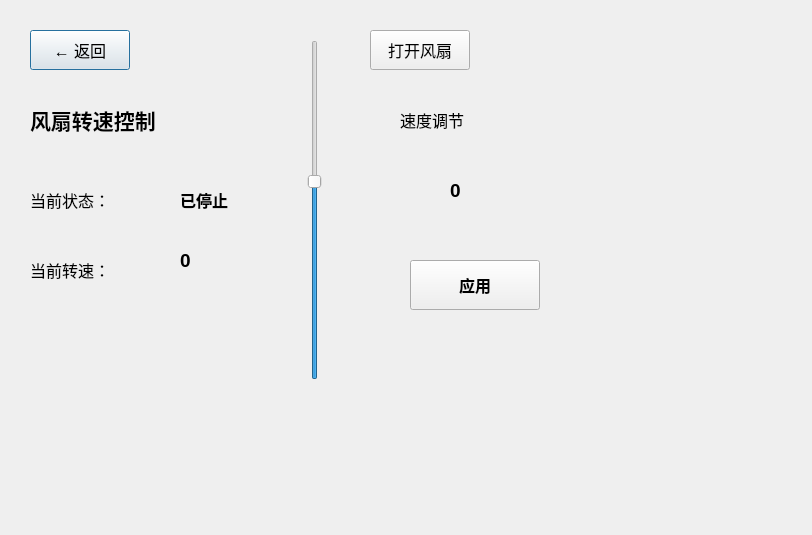
<?xml version="1.0" encoding="UTF-8"?>
<ui version="4.0">
 <class>fanDialog</class>
 <widget class="QDialog" name="fanDialog">
  <property name="geometry">
   <rect>
    <x>0</x>
    <y>0</y>
    <width>812</width>
    <height>535</height>
   </rect>
  </property>
  <property name="sizePolicy">
   <sizepolicy hsizetype="Expanding" vsizetype="Expanding">
    <horstretch>0</horstretch>
    <verstretch>0</verstretch>
   </sizepolicy>
  </property>
  <property name="windowTitle">
   <string>风扇控制</string>
  </property>
  <widget class="QPushButton" name="backbtn">
   <property name="geometry">
    <rect>
     <x>30</x>
     <y>30</y>
     <width>100</width>
     <height>40</height>
    </rect>
   </property>
   <property name="font">
    <font>
     <pointsize>12</pointsize>
    </font>
   </property>
   <property name="text">
    <string>← 返回</string>
   </property>
  </widget>
  <widget class="QLabel" name="label_title">
   <property name="geometry">
    <rect>
     <x>30</x>
     <y>100</y>
     <width>200</width>
     <height>40</height>
    </rect>
   </property>
   <property name="font">
    <font>
     <pointsize>16</pointsize>
     <bold>true</bold>
    </font>
   </property>
   <property name="text">
    <string>风扇转速控制</string>
   </property>
  </widget>
  <widget class="QLabel" name="label_state">
   <property name="geometry">
    <rect>
     <x>30</x>
     <y>180</y>
     <width>150</width>
     <height>40</height>
    </rect>
   </property>
   <property name="font">
    <font>
     <pointsize>12</pointsize>
    </font>
   </property>
   <property name="text">
    <string>当前状态：</string>
   </property>
  </widget>
  <widget class="QLabel" name="fanstate">
   <property name="geometry">
    <rect>
     <x>180</x>
     <y>180</y>
     <width>150</width>
     <height>40</height>
    </rect>
   </property>
   <property name="font">
    <font>
     <pointsize>12</pointsize>
     <bold>true</bold>
    </font>
   </property>
   <property name="text">
    <string>已停止</string>
   </property>
  </widget>
  <widget class="QLabel" name="label_speed">
   <property name="geometry">
    <rect>
     <x>30</x>
     <y>250</y>
     <width>150</width>
     <height>40</height>
    </rect>
   </property>
   <property name="font">
    <font>
     <pointsize>12</pointsize>
    </font>
   </property>
   <property name="text">
    <string>当前转速：</string>
   </property>
  </widget>
  <widget class="QLabel" name="fanspeed">
   <property name="geometry">
    <rect>
     <x>450</x>
     <y>170</y>
     <width>150</width>
     <height>40</height>
    </rect>
   </property>
   <property name="font">
    <font>
     <pointsize>14</pointsize>
     <bold>true</bold>
    </font>
   </property>
   <property name="text">
    <string>0</string>
   </property>
  </widget>
  <widget class="QLabel" name="label_slider">
   <property name="geometry">
    <rect>
     <x>400</x>
     <y>100</y>
     <width>100</width>
     <height>40</height>
    </rect>
   </property>
   <property name="font">
    <font>
     <pointsize>12</pointsize>
    </font>
   </property>
   <property name="text">
    <string>速度调节</string>
   </property>
  </widget>
  <widget class="QSlider" name="fanSlider">
   <property name="geometry">
    <rect>
     <x>290</x>
     <y>40</y>
     <width>50</width>
     <height>340</height>
    </rect>
   </property>
   <property name="minimum">
    <number>0</number>
   </property>
   <property name="maximum">
    <number>255</number>
   </property>
   <property name="value">
    <number>150</number>
   </property>
   <property name="orientation">
    <enum>Qt::Vertical</enum>
   </property>
  </widget>
  <widget class="QPushButton" name="commitbtn">
   <property name="geometry">
    <rect>
     <x>410</x>
     <y>260</y>
     <width>130</width>
     <height>50</height>
    </rect>
   </property>
   <property name="font">
    <font>
     <pointsize>12</pointsize>
     <bold>true</bold>
    </font>
   </property>
   <property name="text">
    <string>应用</string>
   </property>
  </widget>
  <widget class="QPushButton" name="fanopen">
   <property name="geometry">
    <rect>
     <x>370</x>
     <y>30</y>
     <width>100</width>
     <height>40</height>
    </rect>
   </property>
   <property name="font">
    <font>
     <pointsize>12</pointsize>
    </font>
   </property>
   <property name="text">
    <string>打开风扇</string>
   </property>
  </widget>
  <widget class="QLabel" name="truespeed">
   <property name="geometry">
    <rect>
     <x>180</x>
     <y>240</y>
     <width>150</width>
     <height>40</height>
    </rect>
   </property>
   <property name="font">
    <font>
     <pointsize>14</pointsize>
     <bold>true</bold>
    </font>
   </property>
   <property name="text">
    <string>0</string>
   </property>
  </widget>
 </widget>
 <resources/>
 <connections/>
</ui>
